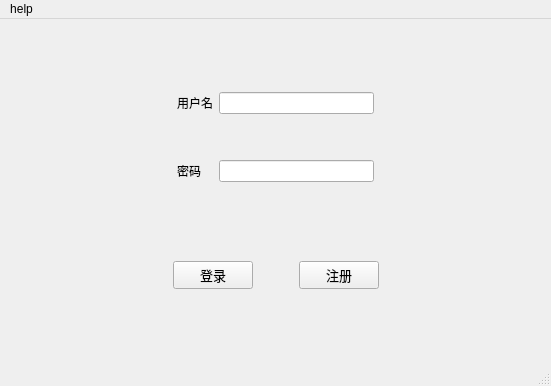
<?xml version="1.0" encoding="UTF-8"?>
<ui version="4.0">
 <class>Layout_1Class</class>
 <widget class="QMainWindow" name="Layout_1Class">
  <property name="geometry">
   <rect>
    <x>0</x>
    <y>0</y>
    <width>551</width>
    <height>386</height>
   </rect>
  </property>
  <property name="minimumSize">
   <size>
    <width>551</width>
    <height>386</height>
   </size>
  </property>
  <property name="maximumSize">
   <size>
    <width>551</width>
    <height>386</height>
   </size>
  </property>
  <property name="windowTitle">
   <string>登录窗口</string>
  </property>
  <widget class="QWidget" name="centralWidget">
   <layout class="QVBoxLayout" name="verticalLayout">
    <item>
     <widget class="QWidget" name="widget" native="true">
      <property name="sizePolicy">
       <sizepolicy hsizetype="Preferred" vsizetype="Fixed">
        <horstretch>0</horstretch>
        <verstretch>0</verstretch>
       </sizepolicy>
      </property>
      <layout class="QGridLayout" name="gridLayout">
       <item row="3" column="2">
        <widget class="QLineEdit" name="lineEdit">
         <property name="echoMode">
          <enum>QLineEdit::Password</enum>
         </property>
        </widget>
       </item>
       <item row="3" column="1">
        <widget class="QLabel" name="label_2">
         <property name="text">
          <string>密码</string>
         </property>
        </widget>
       </item>
       <item row="0" column="2">
        <widget class="QLineEdit" name="lineEdit_2"/>
       </item>
       <item row="0" column="0">
        <spacer name="horizontalSpacer_4">
         <property name="orientation">
          <enum>Qt::Horizontal</enum>
         </property>
         <property name="sizeHint" stdset="0">
          <size>
           <width>40</width>
           <height>20</height>
          </size>
         </property>
        </spacer>
       </item>
       <item row="0" column="1">
        <widget class="QLabel" name="label">
         <property name="text">
          <string>用户名</string>
         </property>
        </widget>
       </item>
       <item row="0" column="3">
        <spacer name="horizontalSpacer_5">
         <property name="orientation">
          <enum>Qt::Horizontal</enum>
         </property>
         <property name="sizeHint" stdset="0">
          <size>
           <width>40</width>
           <height>20</height>
          </size>
         </property>
        </spacer>
       </item>
       <item row="1" column="2">
        <spacer name="verticalSpacer">
         <property name="orientation">
          <enum>Qt::Vertical</enum>
         </property>
         <property name="sizeHint" stdset="0">
          <size>
           <width>20</width>
           <height>40</height>
          </size>
         </property>
        </spacer>
       </item>
      </layout>
     </widget>
    </item>
    <item>
     <widget class="QWidget" name="widget_4" native="true">
      <property name="sizePolicy">
       <sizepolicy hsizetype="Preferred" vsizetype="Fixed">
        <horstretch>0</horstretch>
        <verstretch>0</verstretch>
       </sizepolicy>
      </property>
      <layout class="QHBoxLayout" name="horizontalLayout_3">
       <item>
        <spacer name="horizontalSpacer">
         <property name="orientation">
          <enum>Qt::Horizontal</enum>
         </property>
         <property name="sizeHint" stdset="0">
          <size>
           <width>40</width>
           <height>20</height>
          </size>
         </property>
        </spacer>
       </item>
       <item>
        <widget class="QPushButton" name="pushButton">
         <property name="font">
          <font>
           <family>楷体</family>
           <pointsize>10</pointsize>
          </font>
         </property>
         <property name="text">
          <string>登录</string>
         </property>
        </widget>
       </item>
       <item>
        <spacer name="horizontalSpacer_3">
         <property name="orientation">
          <enum>Qt::Horizontal</enum>
         </property>
         <property name="sizeType">
          <enum>QSizePolicy::Fixed</enum>
         </property>
         <property name="sizeHint" stdset="0">
          <size>
           <width>40</width>
           <height>20</height>
          </size>
         </property>
        </spacer>
       </item>
       <item>
        <widget class="QPushButton" name="pushButton_2">
         <property name="font">
          <font>
           <family>楷体</family>
           <pointsize>10</pointsize>
          </font>
         </property>
         <property name="text">
          <string>注册</string>
         </property>
        </widget>
       </item>
       <item>
        <spacer name="horizontalSpacer_2">
         <property name="orientation">
          <enum>Qt::Horizontal</enum>
         </property>
         <property name="sizeHint" stdset="0">
          <size>
           <width>40</width>
           <height>20</height>
          </size>
         </property>
        </spacer>
       </item>
      </layout>
     </widget>
    </item>
   </layout>
  </widget>
  <widget class="QMenuBar" name="menuBar">
   <property name="geometry">
    <rect>
     <x>0</x>
     <y>0</y>
     <width>551</width>
     <height>26</height>
    </rect>
   </property>
   <widget class="QMenu" name="menuhelp">
    <property name="title">
     <string>help</string>
    </property>
    <addaction name="actionnew"/>
    <addaction name="actionquit"/>
   </widget>
   <addaction name="menuhelp"/>
  </widget>
  <widget class="QStatusBar" name="statusBar"/>
  <action name="actionnew">
   <property name="text">
    <string>new</string>
   </property>
  </action>
  <action name="actionquit">
   <property name="text">
    <string>quit</string>
   </property>
  </action>
 </widget>
 <layoutdefault spacing="6" margin="11"/>
 <resources>
  <include location="Layout_1.qrc"/>
 </resources>
 <connections/>
</ui>
